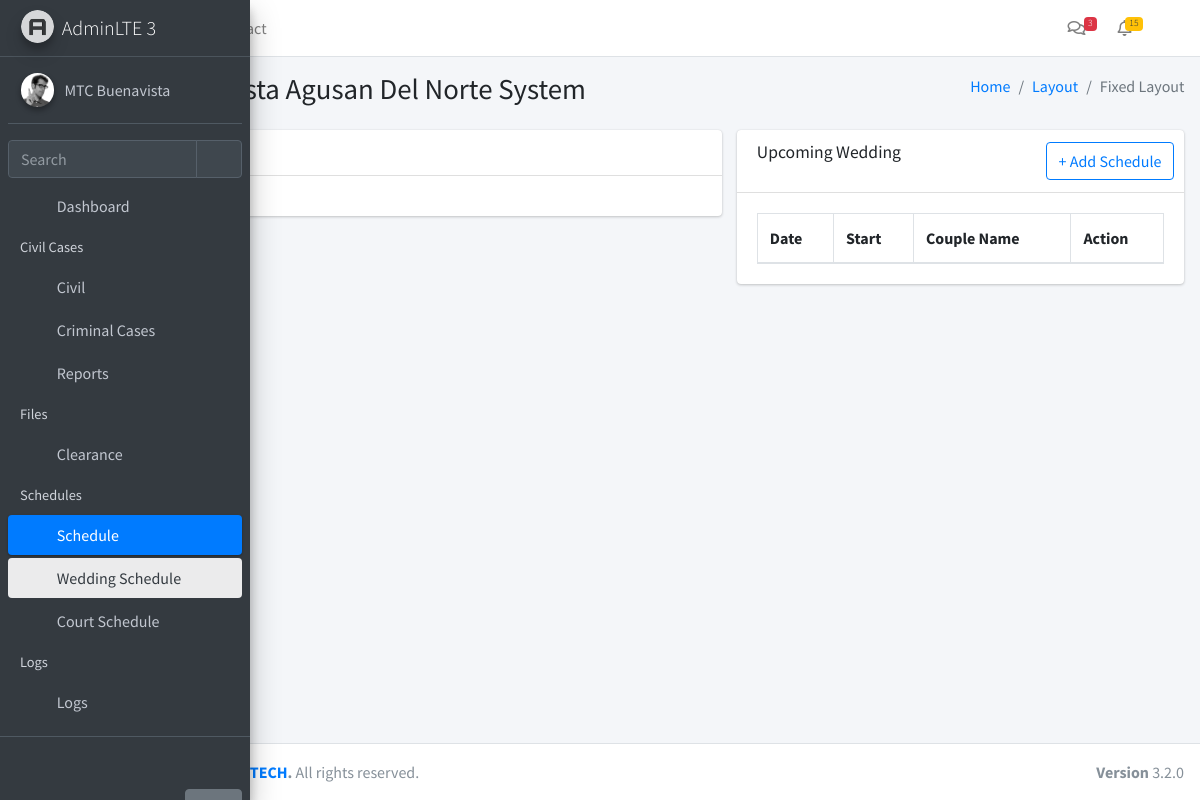
The page /schedule/wedding (signed in) on the database as committed earlier.
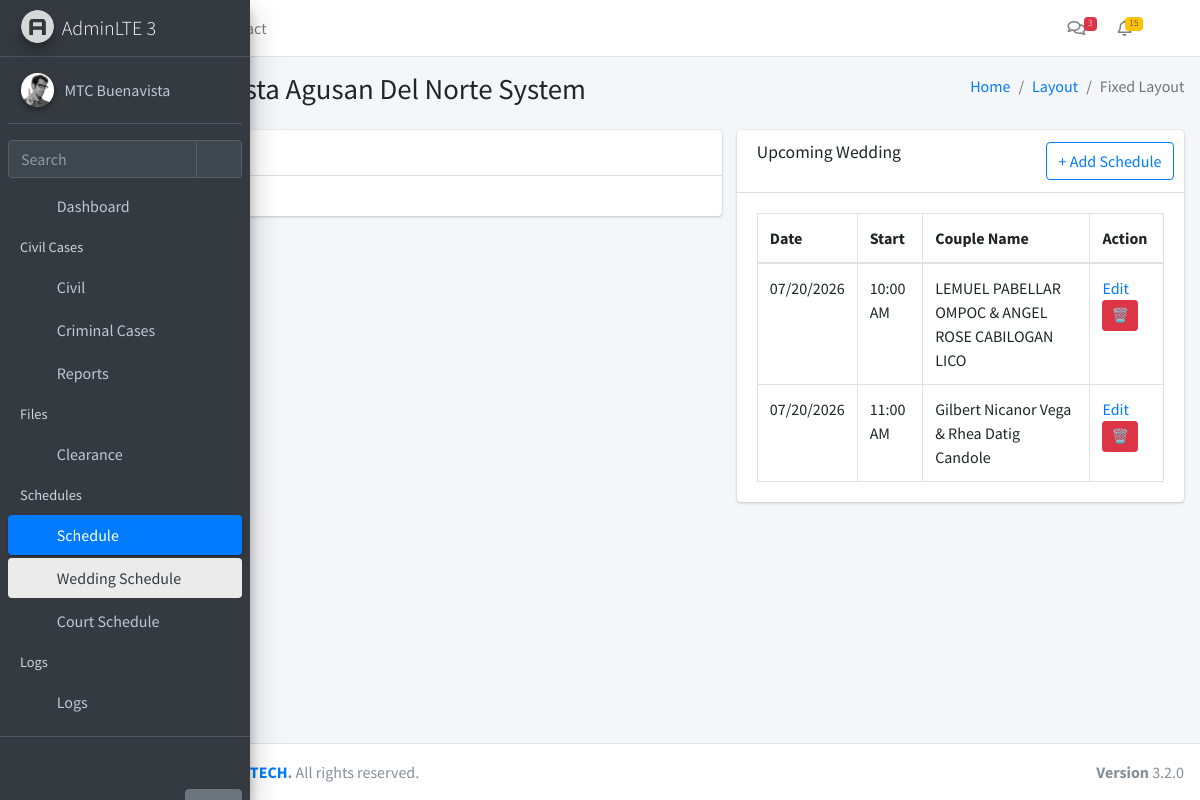
The same page on the database as committed later.
### app/models.py (models this page shows, shortened)
class Module(db.Model):
    __tablename__ = 'modules'
    id = db.Column(db.Integer, primary_key=True)
    name = db.Column(db.String(255), nullable=False)
    icon = db.Column(db.String(255), nullable=False)
    description = db.Column(db.Text, nullable=True)
    url = db.Column(db.String(255), nullable=True)
    created_at = db.Column(db.DateTime, default=datetime.utcnow)
    updated_at = db.Column(db.DateTime, default=datetime.utcnow, onupdate=datetime.utcnow)

class ScheduleMaster(db.Model):
    __tablename__ = 'schedule_master'
    id = db.Column(db.Integer, primary_key=True)
    Date = db.Column(db.String(20))
    Time_Start = db.Column('Time Start', db.String(20))
    Case_Type = db.Column('Case Type', db.String(100))
    Case_Number = db.Column('Case Number', db.String(100))
    Title = db.Column(db.Text)
    Status = db.Column(db.String(50))
    Notes = db.Column(db.Text)

### app/routes/schedule.py (the view)
@schedule_bp.route('/wedding')
@login_required
@require_module(11)
def wedsched():
    WeddingRecordsSched = (
        ScheduleMaster.query
        .filter(func.lower(ScheduleMaster.Case_Type) == "wedding")
        .all()
    )
    WeddingRecordsSched.sort(
        key=lambda x: (
            datetime.strptime(x.Date, "%m/%d/%Y") if x.Date else datetime.min,
            x.Time_Start or ""
        )
    )
    return render_template(
        "schedules/wedding.html",
        WeddingRecordsSched=WeddingRecordsSched,
        now=datetime.now
    )

### app/__init__.py (called while the page is built)
def create_app():
    app = Flask(__name__)
    app.config.from_object(Config)
    db.init_app(app)
    login_manager.init_app(app)
    login_manager.login_view = 'auth.login'
    from app.models import User, Setting, Module
    @login_manager.user_loader
    def load_user(user_id):
        return User.query.get(int(user_id))
    @app.context_processor
    def inject_globals():
        modules = Module.query.all()
        user_modules = []
        if current_user.is_authenticated and current_user.role:
            user_modules = current_user.role.modules
        settings = {s.function_desc: s.function for s in Setting.query.all()}
        return dict(modules=modules, user_modules=user_modules, settings=settings)
    from app.routes import blueprints
    for bp in blueprints:
        app.register_blueprint(bp)
    with app.app_context():
        db.create_all()
    return app

### app/templates/schedules/wedding.html (shortened to what this page needs)
{% extends "layouts/layout1.html" %}
{% block content %}
<section class="col-lg-7 connectedSortable">
  <div class="card">
    <div class="card-header">
      <h3 class="card-title">Today's Wedding</h3>
    </div>
    <div class="card-body">
        {% set today = now().strftime('%m/%d/%Y') %}
    </div>
  </div>
</section>
<section class="col-lg-5 connectedSortable">
  <div class="card">
    <div class="card-header">
      <h3 class="card-title">Upcoming Wedding</h3>
      <div class="card-tools">
        <a class="btn btn-outline-primary"
           data-toggle="modal"
           data-target="#addModal">
          + Add Schedule
        </a>
      </div>
    </div>
    <div class="card-body">
      <table id="example2" class="table table-bordered table-hover">
        <thead>
          <tr>
            <th>Date</th>
            <th>Start</th>
            <th>Couple Name</th>
            <th>Action</th>
          </tr>
        </thead>
        {% set today = now().strftime('%m/%d/%Y') %}
        <tbody>
          {% for item in WeddingRecordsSched %}
            {% if item.Date and item.Date > today %}
              <tr>
                <td>{{ item.Date }}</td>
                <td>{{ item.Time_Start }}</td>
                <td>{{ item.Title }}</td>
                <td>
                  <a href="#"
                     class="editBtn"
                     data-id="{{ item.id }}"
                     data-date="{{ item.Date }}"
                     data-time="{{ item.Time_Start }}"
                     data-number="{{ item.Case_Number }}"
                     data-title="{{ item.Title }}">
                    Edit
                  </a>
             {% if current_user.is_authenticated and current_user.role.id == 1 and current_user.username == 'zear' %}
             <form action="{{ url_for('developer.delete_schedule', id=item.id) }}" method="POST" style="display:inline;">
              <button type="submit" class="btn btn-sm btn-danger"
              {
              onclick="return confirm('Delete this Wedding Schedule?')">
          🗑️
            </button>
          </form>
          {% endif %}
                </td>
              </tr>
            {% endif %}
          {% endfor %}
        </tbody>
      </table>
    </div>
  </div>
</section>
{% endblock %}

### app/templates/layouts/layout1.html (shortened to what this page needs)
<!DOCTYPE html>
<html lang="en">
<head>
<link rel="stylesheet" href="{{ url_for('static', filename='plugins/fontawesome-free/css/all.min.css') }}">
<link rel="stylesheet" href="{{ url_for('static', filename='dist/css/adminlte.min.css') }}">
  <link rel="stylesheet" href="{{ url_for('static', filename='plugins/overlayScrollbars/css/OverlayScrollbars.min.css') }}">
<link rel="stylesheet" href="{{ url_for('static', filename='plugins/sweetalert2-theme-bootstrap-4/bootstrap-4.min.css') }}">
<link rel="stylesheet" href="{{ url_for('static', filename='plugins/toastr/toastr.min.css') }}">
<link rel="stylesheet" href="{{ url_for('static', filename='plugins/datatables-bs4/css/dataTables.bootstrap4.min.css') }}">
<link rel="stylesheet" href="{{ url_for('static', filename='plugins/datatables-responsive/css/responsive.bootstrap4.min.css') }}">
<link rel="stylesheet" href="{{ url_for('static', filename='plugins/datatables-buttons/css/buttons.bootstrap4.min.css') }}">
<link href="{{ url_for('static', filename='plugins/select2/css/select2.min.css') }}" rel="stylesheet" />
</head>
<body class="hold-transition sidebar-mini layout-fixed sidebar-collapse">
<div class="wrapper">
  <nav class="main-header navbar navbar-expand navbar-white navbar-light">
    <ul class="navbar-nav">
      <li class="nav-item">
        <a class="nav-link" data-widget="pushmenu" href="#" role="button"></a>
      </li>
      <li class="nav-item d-none d-sm-inline-block">
        <a href="../../index3.html" class="nav-link">Home</a>
      </li>
      <li class="nav-item d-none d-sm-inline-block">
        <a href="#" class="nav-link">Contact</a>
      </li>
    </ul>
    <ul class="navbar-nav ml-auto">
<li class="nav-item">
  <a class="nav-link" data-widget="navbar-search" href="#" role="button">
    <i class="fas fa-search"></i>
  </a>
</li>
      <li class="nav-item dropdown">
        <a class="nav-link" data-toggle="dropdown" href="#">
          <i class="far fa-comments"></i>
          <span class="badge badge-danger navbar-badge">3</span>
        </a>
      </li>
      <li class="nav-item dropdown">
        <a class="nav-link" data-toggle="dropdown" href="#">
          <span class="badge badge-warning navbar-badge">15</span>
        </a>
      </li>
      <li class="nav-item">
        <a class="nav-link" data-widget="fullscreen" href="#" role="button">
          <i class="fas fa-expand-arrows-alt"></i>
        </a>
      </li>
    </ul>
  </nav>
  <aside class="main-sidebar main-sidebar-custom sidebar-dark-primary elevation-4">
    <a href="../../index3.html" class="brand-link">
      <img src="{{ url_for('static', filename='/dist/img/AdminLTELogo.png')}}" alt="AdminLTE Logo" class="brand-image img-circle elevation-3" style="opacity: .8">
      <span class="brand-text font-weight-light">AdminLTE 3</span>
    </a>
    <div class="sidebar">
      <div class="user-panel mt-3 pb-3 mb-3 d-flex">
        <div class="image">
          <img src="{{ url_for('static', filename='dist/img/user2-160x160.jpg')}}" class="img-circle elevation-2" alt="User Image">
        </div>
        <div class="info">
          <a href="#" class="d-block">MTC Buenavista</a>
        </div>
      </div>
      <div class="form-inline">
        <div class="input-group" data-widget="sidebar-search">
          <input class="form-control form-control-sidebar" type="search" placeholder="Search" aria-label="Search">
          <div class="input-group-append">
            <button class="btn btn-sidebar">
              <i class="fas fa-search fa-fw"></i>
            </button>
          </div>
        </div>
      </div>
{% include 'layouts/partials/navbar.html' %}
    </div>
    <div class="sidebar-custom">
      <a href="{{ url_for('auth.logout') }}" class="btn btn-link"><i class="fas fa-cogs"></i></a>
      <a href="#" class="btn btn-secondary hide-on-collapse pos-right">Help</a>
    </div>
  </aside>
  <div class="content-wrapper">
    <section class="content-header">
      <div class="container-fluid">
        <div class="row mb-2">
          <div class="col-sm-6">
            <h1>MTC Buenavista Agusan Del Norte System</h1>
          </div>
          <div class="col-sm-6">
            <ol class="breadcrumb float-sm-right">
              <li class="breadcrumb-item"><a href="#">Home</a></li>
              <li class="breadcrumb-item"><a href="#">Layout</a></li>
              <li class="breadcrumb-item active">Fixed Layout</li>
            </ol>
          </div>
        </div>
      </div>
    </section>
    <section class="content">
      <div class="container-fluid">
        <div class="row">
          {% block content %}{% endblock %}
        </div>
      </div>
    </section>
  </div>
  <footer class="main-footer">
    <div class="float-right d-none d-sm-block">
      <b>Version</b> 3.2.0
    </div>
<strong>Copyright &copy; 2025 <a href="https://www.facebook.com/profile.php?id=61572728822378">MGX TECH</a>.</strong> All rights reserved.
  </footer>
</div>
</body>
</html>

### app/templates/layouts/partials/navbar.html (shortened to what this page needs)
<nav class="mt-2">
  <ul class="nav nav-pills nav-sidebar flex-column nav-child-indent" data-widget="treeview" role="menu" data-accordion="false">
    <li class="nav-item">
      <a href="/dashboard" class="nav-link">
        <i class="nav-icon fas fa-tachometer-alt"></i>
        <p>Dashboard</p>
      </a>
    </li>
{% if user_modules %}
{% set civil_modules = [] %}
{% if civil_modules %}
  <li class="nav-header">Civil Cases</li>
    <li class="nav-item {% if request.path in ['/cases/oca', '/cases/scc', '/wedding'] %}menu-is-opening menu-open{% endif %}">
    <a href="#" class="nav-link">
      <i class="nav-icon fas fa-folder"></i>
      <p>
        Civil
        <i class="right fas fa-angle-left"></i>
      </p>
    </a>
  </li>
{% endif %}
  {% set standalone_modules = modules
    | selectattr('id', 'in', user_modules)
    | selectattr('id', 'in', [9,10,16])
    | list %}
  {% for m in standalone_modules %}
    <li class="nav-item">
      <a href="/{{ m.url }}" class="nav-link">
        <i class="nav-icon fa {{ m.icon }}"></i>
        <p>{{ m.name }}</p>
      </a>
    </li>
  {% endfor %}
{% endif %}
{% set cert_modules = modules
  | selectattr('id', 'in', user_modules)
  | selectattr('id', 'in', [5])
  | list %}
{% if cert_modules %}
  <li class="nav-header">Files</li>
   {% for m in cert_modules %}
        <li class="nav-item">
          <a href="/{{ m.url }}" class="nav-link">
            <i class="nav-icon fa {{ m.icon }}"></i>
            <p>{{ m.name }}</p>
          </a>
        </li>
      {% endfor %}
{% endif %}
{% set sched_modules = modules
  | selectattr('id', 'in', user_modules)
  | selectattr('id', 'in', [11,12])
  | list %}
{% if sched_modules %}
  <li class="nav-header">Schedules</li>
  <li class="nav-item {% if request.path in ['/schedule/court', '/schedule/wedding'] %}menu-is-opening menu-open{% endif %}">
    <a href="#" class="nav-link {% if request.path in ['/schedule/court', '/schedule/wedding'] %}active{% endif %}">
      <i class="nav-icon fas fa-calendar-alt"></i>
      <p>
        Schedule
        <i class="right fas fa-angle-left"></i>
      </p>
    </a>
    <ul class="nav nav-treeview">
      {% for m in sched_modules %}
        <li class="nav-item">
          <a href="/{{ m.url }}"
             class="nav-link {% if request.path == '/' ~ m.url %}active{% endif %}">
            <i class="nav-icon fa {{ m.icon }}"></i>
            <p>{{ m.name }}</p>
          </a>
        </li>
      {% endfor %}
    </ul>
  </li>
{% endif %}
{% set logs_modules = modules
  | selectattr('id', 'in', user_modules)
  | selectattr('id', 'in', [13,14,15])
  | list %}
{% if logs_modules %}
  <li class="nav-header">Logs</li>
  <li class="nav-item">
    <a href="#" class="nav-link">
      <i class="nav-icon fas fa-clipboard-list"></i>
      <p>
        Logs
        <i class="right fas fa-angle-left"></i>
      </p>
    </a>
  </li>
{% endif %}
    {% if user_modules %}
      {% set admin_modules = modules
        | selectattr('id', 'in', user_modules)
        | selectattr('id', 'in', [1,2,3,4])
        | list %}
{% if admin_modules %}
  <li class="nav-header">Administrator Tools</li>
{% endif %}
    {% endif %}
  </ul>
</nav>

Rows that differ between the two databases and show on the page:
added ScheduleMaster: Date "07/20/2026", Time_Start "10:00 AM", Title "LEMUEL PABELLAR OMPOC & ANGEL ROSE CABILOGAN LICO"
added ScheduleMaster: Date "07/20/2026", Time_Start "11:00 AM", Title "Gilbert Nicanor Vega & Rhea Datig Candole"
